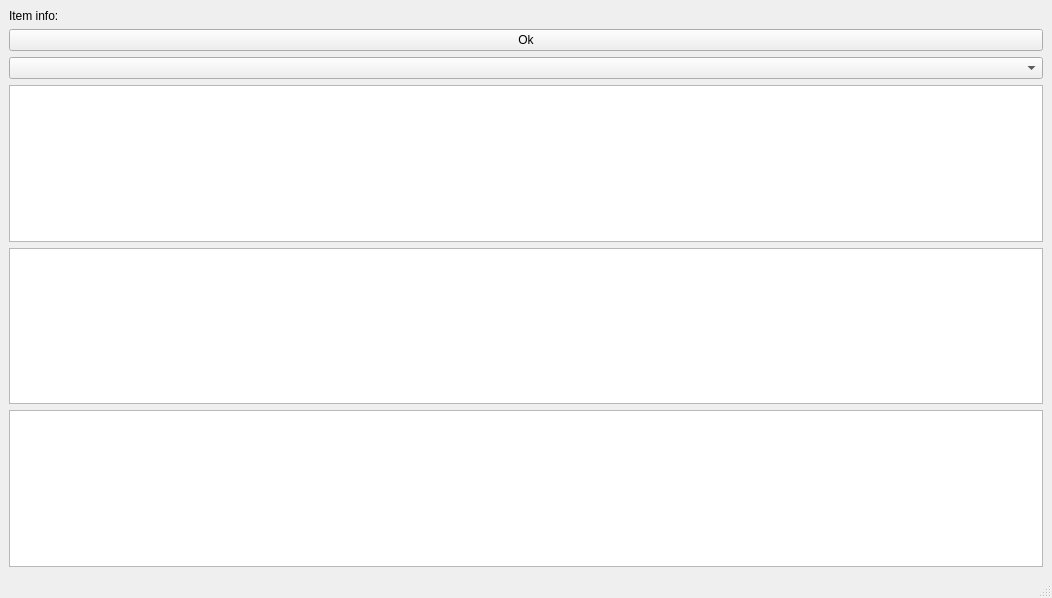
<?xml version="1.0" encoding="UTF-8"?>
<ui version="4.0">
 <class>MainWindow</class>
 <widget class="QMainWindow" name="MainWindow">
  <property name="geometry">
   <rect>
    <x>0</x>
    <y>0</y>
    <width>1052</width>
    <height>598</height>
   </rect>
  </property>
  <property name="windowTitle">
   <string>MainWindow</string>
  </property>
  <widget class="QWidget" name="centralwidget">
   <layout class="QVBoxLayout" name="verticalLayout">
    <item>
     <widget class="QLabel" name="labelInfo">
      <property name="text">
       <string>Item info:</string>
      </property>
     </widget>
    </item>
    <item>
     <widget class="QPushButton" name="pushButton">
      <property name="text">
       <string>Ok</string>
      </property>
     </widget>
    </item>
    <item>
     <widget class="QComboBox" name="comboBox"/>
    </item>
    <item>
     <widget class="QListView" name="listView"/>
    </item>
    <item>
     <widget class="QTableView" name="tableView"/>
    </item>
    <item>
     <widget class="QTableView" name="tableView_2"/>
    </item>
   </layout>
  </widget>
  <widget class="QMenuBar" name="menubar">
   <property name="geometry">
    <rect>
     <x>0</x>
     <y>0</y>
     <width>1052</width>
     <height>22</height>
    </rect>
   </property>
  </widget>
  <widget class="QStatusBar" name="statusbar"/>
 </widget>
 <resources/>
 <connections/>
</ui>
